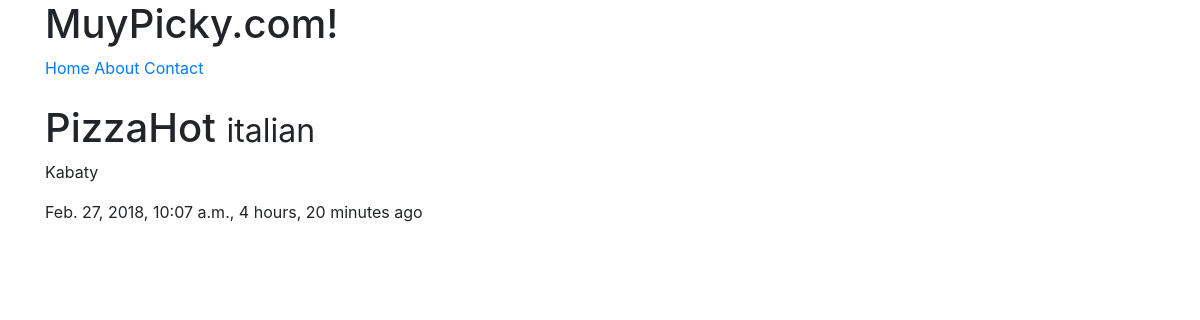
The app's page /restaurants/2/ with its own data.
### restaurants/models.py (models this page shows, shortened)
class RestaurantLocation(models.Model):
    name = models.CharField(max_length=120)
    location = models.CharField(max_length=120, null=True, blank=True)
    category = models.CharField(max_length=120, null=True, blank=True)
    timestamp = models.DateTimeField(auto_now_add=True)
    updated = models.DateTimeField(auto_now=True)
    slug = models.SlugField(null=True, blank=True)
    @property
    def title(self):
        return self.name

### restaurants/views.py (the view)
# urls.py: url(r'^restaurants/(?P<rest_id>\w+)/$', RestaurantDetailView.as_view()),
class RestaurantDetailView(DetailView):
    queryset = RestaurantLocation.objects.all()
    def get_object(self, *args, **kwargs):
        rest_id = self.kwargs.get('rest_id')
        obj = get_object_or_404(RestaurantLocation, id=rest_id)
        return obj

### restaurants/templates/restaurants/restaurantlocation_detail.html (shortened to what this page needs)
{% extends 'base.html' %}
{% block content %}
    <h1>{{ object.title }} <small> {{ object.category }}</small></h1>
    <p>{{ object.location }}</p>
    <p>{{ object.timestamp }}, {{ object.updated|timesince }} ago</p>
{% endblock %}

### records on screen
RestaurantLocation: title "PizzaHot", category "italian", location "Kabaty", timestamp "Feb. 27, 2018, 10:07 a.m.", updated "4 hours, 20 minutes"
